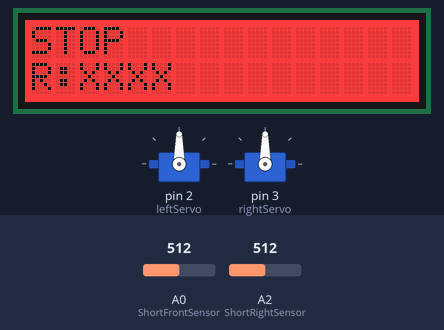
Bench run of a sketch on a simulated Arduino Uno, built with avr-gcc and run on an emulated ATmega328P. Shown: 2 × servo, 16×2 character LCD. The inputs (shaded band) are chosen by the test bench; at power-on: A0 (ShortFrontSensor) = 512, A2 (ShortRightSensor) = 512.

Above: at 1.2 s.
1.3 s: A0 (ShortFrontSensor) set to 122
At 3.0 s:
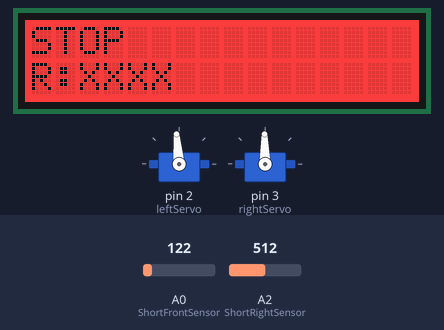
4.3 s: A2 (ShortRightSensor) set to 474
At 5.5 s:
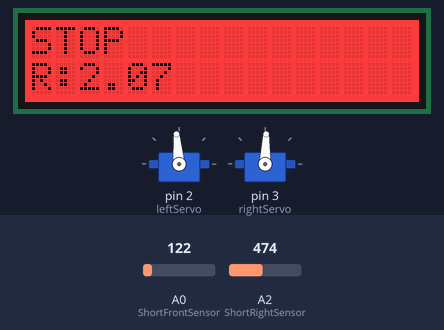
5.8 s: A2 (ShortRightSensor) set to 113
At 6.1 s:
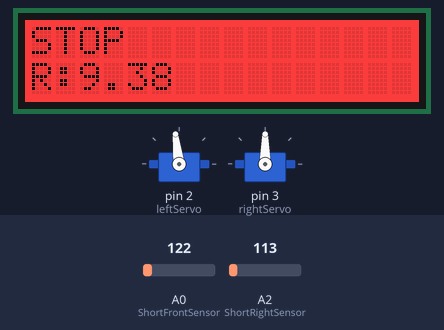
7.3 s: A2 (ShortRightSensor) set to 100
At 8.2 s:
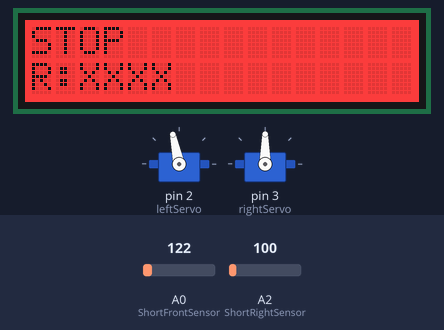
Timing chart, 0 to 11.0 s (numbered marks = the images above; inputs shaded):
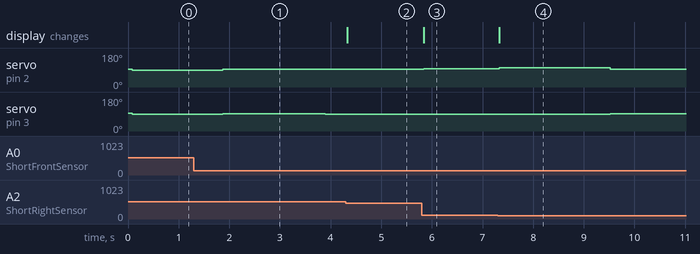

Measured:
- the behaviour switches between 489 and 488 on A2 (ShortRightSensor) (found by bisection; images 1 and 2)
- the behaviour switches between 107 and 106 on A2 (ShortRightSensor) (found by bisection; images 3 and 4)
- after the input at 1.3 s, servo on pin 2 (leftServo): 90° → 95° after 0.57 s; servo on pin 3 (rightServo): 90° → 91° after 0.57 s, → 88° 2.0 s later
- after the input at 4.3 s, the display: changes at once (image 2)
- after the input at 5.8 s, servo on pin 2 (leftServo): 95° → 97° at once; servo on pin 3 (rightServo): 88° → 90° at once; the display: changes at once (image 3)
- after the input at 7.3 s, servo on pin 2 (leftServo): 97° → 102° at once, → 95° 2.2 s later; servo on pin 3 (rightServo): 90° → 91° after 2.2 s; the display: changes at once (image 4)

The sketch:

longSensorReading.ino
```cpp
#include <RunningMedian.h>
#include <Servo.h>
#include <Adafruit_RGBLCDShield.h>

Adafruit_RGBLCDShield lcd = Adafruit_RGBLCDShield();

const int ShortFrontSensor = A0;
const int ShortLeftSensor = A1;
const int ShortRightSensor = A2;

RunningMedian frontSensorSamples = RunningMedian(10);
RunningMedian leftSensorSamples = RunningMedian(10);
RunningMedian rightSensorSamples = RunningMedian(5);

Servo leftServo;
Servo rightServo;

unsigned long timeElapsed;
uint8_t buttons;
long last;  //last time you switched operations
int state = 0;  //6 states from 0 to 5
unsigned long rightTurnThreshold = 2200;
unsigned long leftTurnThreshold = 1800;
unsigned long distanceThreshold = 2000;  //distance threshold for moving forward

float Pterm = 1.0;  //Kp Proportional Gain for closed loop feedback (Test values of 0.5, 1, 3, 5 and 20).
float desiredDistance = 5.0;  //r(t) = Desired distance to the goal.
float actualDistance; //y(t) = Distance from robot to goal. This is the actual distance value measured by the sensor.
float error;  //e(t) = r(t) - y(t); //desiredDistance minus actualDistance.
float controlSignal;  //u(t) = Kp*e(t) (control signal corresponding to robot velocity)
int outputControlSignalRight;  //ur(t) (right motor control signal corresponding to saturated robot velocity)
int outputControlSignalLeft;  //ur(t) (left motor control signal corresponding to saturated robot velocity)

float Pterm2 = 3.0;  //Kp Proportional Gain for closed loop feedback (Test values of 0.5, 1, 3, 5 and 20).
float Iterm2 = 1.0;   //Ki
double desiredDistance2 = 5.0;  //r(t) = Desired distance to the goal.
double actualDistance2; //y(t) = Distance from robot to goal. This is the actual distance value measured by the sensor.
float error2;  //e(t) = r(t) - y(t); //desiredDistance minus actualDistance.
float error2Sum = 0.0;
double controlSignal2;  //u(t) = Kp*e(t) (control signal corresponding to robot velocity)
int outputControlSignalRight2;  //ur(t) (right motor control signal corresponding to saturated robot velocity)
int outputControlSignalLeft2;  //ur(t) (left motor control signal corresponding to saturated robot velocity)

bool turning = false;
bool forward = false;
bool action = false;

#define RED 0x1
#define YELLOW 0x3
#define GREEN 0x2
#define TEAL 0x6
#define BLUE 0x4
#define VIOLET 0x5
#define WHITE 0x7

void switchState();
void moveForward();
void moveStop();
void moveRight();
void turnLeft();
int saturationFunctionRight();
int saturationFunctionLeft();
float saturationFunctionDistance();


void setup()
{
  Serial.begin(9600);
  leftServo.attach(2);
  rightServo.attach(3);
  moveStop();
  lcd.begin(16, 2);
  lcd.clear();
  lcd.setCursor(0, 0);
  lcd.print("STOP");
  lcd.setBacklight(RED);
}

void loop()
{
  timeElapsed = millis();
  buttons = lcd.readButtons();

  switchState();

  switch(state)
  {
    case 0: //Stop
      moveStop();
      break;
    case 1: //Move Right
      if (timeElapsed - last < rightTurnThreshold)
      {
        moveRight();
      }
      else
      {
        forward = true;
      }

      break;
    case 2: //Forward with proportional closed loop
      actualDistance = saturationFunctionDistance(calculateFrontDistance());
      actualDistance2 = saturationFunctionDistance(calculateRightDistance());

      error = desiredDistance - actualDistance;
      controlSignal = Pterm*error;

      error2 = desiredDistance2 - actualDistance2;
      controlSignal2 = Pterm2*error2;

      outputControlSignalRight = saturationFunctionRight(controlSignal);
      outputControlSignalLeft = saturationFunctionLeft(controlSignal);

      leftServo.writeMicroseconds(outputControlSignalLeft-controlSignal2);
      rightServo.writeMicroseconds(outputControlSignalRight-controlSignal2);

      break;
    case 3: //Forward open loop
      if (timeElapsed - last < distanceThreshold)
      {
        moveForward();
      }
      else
      {
        forward = false;
        turning = false;
        action = false;
        while (calculateRightDistance() >= 8.0)
        {}
      }
      break;
    case 4: //Turn Left
      if (timeElapsed - last < leftTurnThreshold)
      {
        turnLeft();
      }
      else
      {
        forward = true;
        action = false;
        turning = true;
        while (calculateFrontDistance() <= 7.0)
        {}
      }
      break;

  }
}

void moveForward()
{
  leftServo.writeMicroseconds(1520);
  rightServo.writeMicroseconds(1480);
}

void moveStop()
{
  leftServo.writeMicroseconds(1500);
  rightServo.writeMicroseconds(1500);
}

void moveRight()  // Turn corner
{
  leftServo.writeMicroseconds(1600); //1600
  rightServo.writeMicroseconds(1475); //1458
}

void turnRight()  //90 degree right turn
{
  leftServo.writeMicroseconds(1550);
  rightServo.writeMicroseconds(1550);
}

void turnLeft()  //90 degree left turn
{
  leftServo.writeMicroseconds(1470);
  rightServo.writeMicroseconds(1470);
}

void switchState()
{
  if ((turning == false) && (forward == false) && (calculateRightDistance() <= 10.0))
  {
    state = 2;  //Forward with closed loop proportional control
    last = timeElapsed;

    if ((turning == false) && (forward == false) && (calculateFrontDistance() <= 7.0))
    {
      state = 4;  //Turn left
      turning = true;
      last = timeElapsed;
    }
  }

  else if ((turning == false) && (forward == false) && (calculateRightDistance() > 10.0))
  {
    state = 1;
    turning = true;
    last = timeElapsed;
  }

  else if ((forward == true) && (action == false))
  {
    state = 3;
    action = true;
    last = timeElapsed;
  }
}

double calculateRightDistance()
{
  //right sensor
  int sensorValue  = analogRead(ShortRightSensor);
  rightSensorSamples.add(sensorValue);
  long m = rightSensorSamples.getMedian();

  double voltage = m*(5.0/1023.0);
  double distance = 5.0146*pow(voltage, -1.055);

  lcd.setCursor(0,1);
  lcd.print("R:");
  lcd.setCursor(2,1);

  if (distance >= 2.0 && distance <= 10.0)
    lcd.print(distance);
  else
    lcd.print("XXXX");

    return distance;
}

double calculateFrontDistance()
{
  int sensorValue  = analogRead(ShortFrontSensor);
  frontSensorSamples.add(sensorValue);
  long m = frontSensorSamples.getMedian();

  double voltage = m*(5.0/1023.0);
  double distance = 5.0146*pow(voltage, -1.055);

  return distance;
}

int saturationFunctionRight(float ctrlSignal)
{
  int outputCtrlSignal;

  if (ctrlSignal >= -20.00 && ctrlSignal <= 20.00)
  {
    outputCtrlSignal = 10*ctrlSignal + 1500;
  }
  else if (ctrlSignal > 20.00)
  {
    outputCtrlSignal = 1700;
  }
  else if (ctrlSignal < -20.00)
  {
    outputCtrlSignal = 1300;
  }

  return outputCtrlSignal;
}

int saturationFunctionLeft(float ctrlSignal)
{
  int outputCtrlSignal;

  if (ctrlSignal >= -20.00 && ctrlSignal <= 20.00)
  {
    outputCtrlSignal = -10*ctrlSignal + 1500;
  }
  else if (ctrlSignal > 20.00)
  {
    outputCtrlSignal = 1300;
  }
  else if (ctrlSignal < -20.00)
  {
    outputCtrlSignal = 1700;
  }

  return outputCtrlSignal;
}

float saturationFunctionDistance(float goaldistance)
{
  if (goaldistance <= 10.0)
  {
    return goaldistance;
  }
  else
  {
    return 10.0;
  }
}
```
